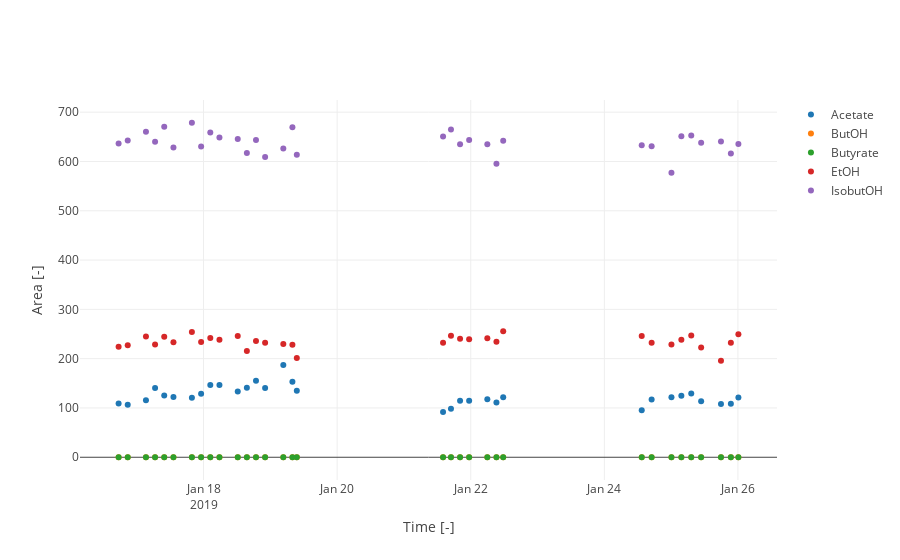

The cell this chart's notebook holds for it:
### Markdown cell above
### Have a look at STD peak area over time (should remain constant)

### Code cell
py.iplot(scatterplot_from_df(stdPeaks, "Time", "Area", seriesCol="Compound Name"))
